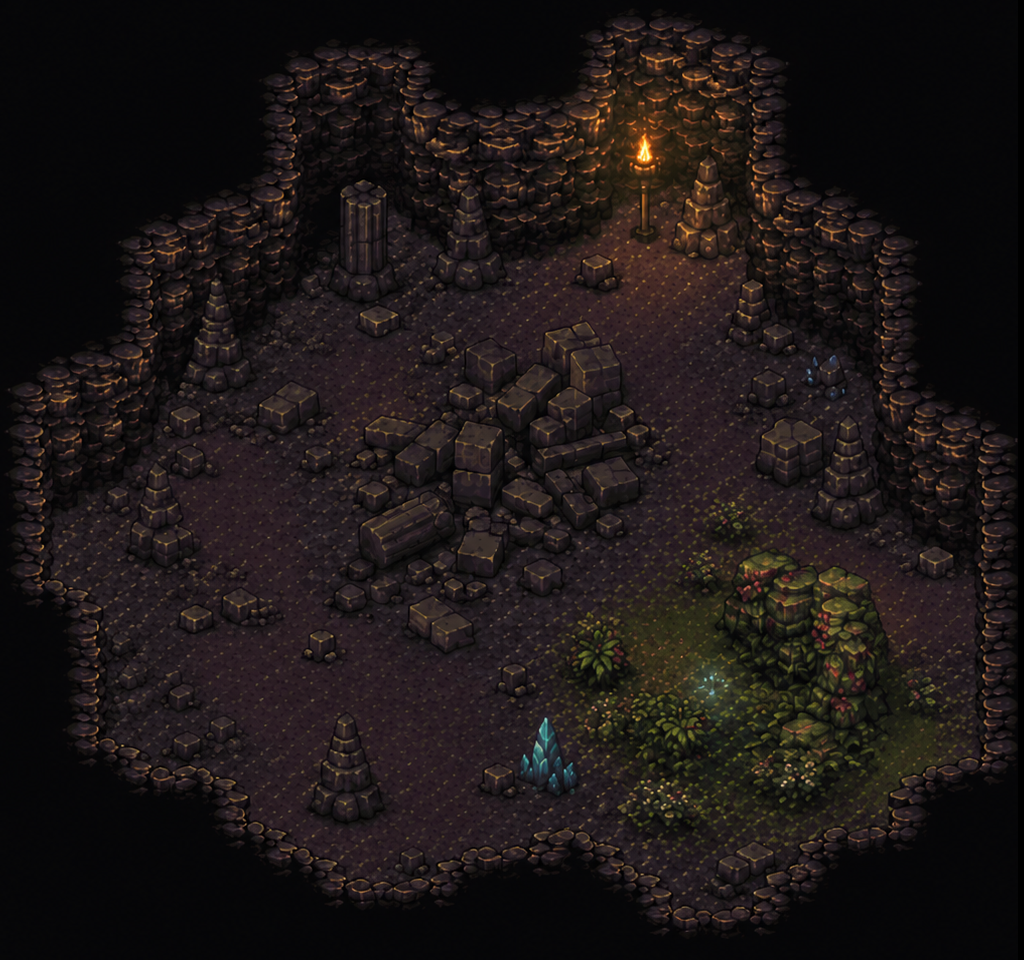

Rendered tile map (Tiled .tmx) drawn with the repository's tilesets; below, a short description and the full map source, tile grids included:
An orthogonal 16x15 tile map with 64x64 px tiles, 1 tile layer (base) and 2 objects.

<map version="1.10" tiledversion="1.12.2" class="wall_collisions" orientation="orthogonal" renderorder="right-down" width="16" height="15" tilewidth="64" tileheight="64" infinite="0" nextlayerid="5" nextobjectid="3">
 <tileset firstgid="1" source="../active/tutorial_rubble.tsx" />
 <layer id="4" name="base" width="16" height="15">
  <data encoding="csv">
25,26,27,28,29,30,31,32,33,34,35,36,37,38,39,40,
46,47,48,49,50,51,52,53,54,55,56,57,58,59,60,61,
67,68,69,70,71,72,73,74,75,76,77,78,79,80,81,82,
88,89,90,91,92,93,94,95,96,97,98,99,100,101,102,103,
109,110,111,112,113,114,115,116,117,118,119,120,121,122,123,124,
130,131,132,133,134,135,136,137,138,139,140,141,142,143,144,145,
151,152,153,154,155,156,157,158,159,160,161,162,163,164,165,166,
172,173,174,175,176,177,178,179,180,181,182,183,184,185,186,187,
193,194,195,196,197,198,199,200,201,202,203,204,205,206,207,208,
214,215,216,217,218,219,220,221,222,223,224,225,226,227,228,229,
235,236,237,238,239,240,241,242,243,244,245,246,247,248,249,250,
256,257,258,259,260,261,262,263,264,265,266,267,268,269,270,271,
277,278,279,280,281,282,283,284,285,286,287,288,289,290,291,292,
298,299,300,301,302,303,304,305,306,307,308,309,310,311,312,313,
319,320,321,322,323,324,325,326,327,328,329,330,331,332,333,334
</data>
 </layer>
 <objectgroup id="3" name="wall_collisions">
  <object id="1" x="382.558" y="888.313">
   <polygon points="0,0 192.9,-59.9773 312.855,40.5252 419.841,6.48403 437.672,-37.2832 534.933,-61.5983 534.933,-108.608 612.741,-124.818 607.878,-332.307 530.07,-364.727 502.513,-494.408 502.513,-523.586 380.937,-573.837 372.832,-687.308 262.603,-714.865 160.48,-627.33 56.7353,-638.677 12.9681,-680.823 -66.4613,-635.435 -90.7765,-572.216 -158.859,-570.595 -218.836,-491.166 -230.183,-419.841 -333.928,-385.8 -335.549,-301.508 -272.329,-259.361 -280.434,-113.471 -152.375,-103.745 -129.681,-45.3882 -24.3151,3.24202 32.6409,81.1851 -384.26,66.623 -380.086,-891.199 635.764,-892.599 635.489,73.3278 -229.774,77.3938" />
  </object>
  <object id="2" x="377.695" y="414.978">
   <polygon points="0,0 58.3563,-21.0731 103.745,-69.7034 217.215,-81.0504 239.909,-24.3151 260.982,6.48403 260.982,63.2193 231.804,139.407 150.754,139.407 105.366,183.174 24.3151,166.964 -14.5891,137.786 21.0731,84.2924 -6.48403,47.0092" />
  </object>
 </objectgroup>
</map>
